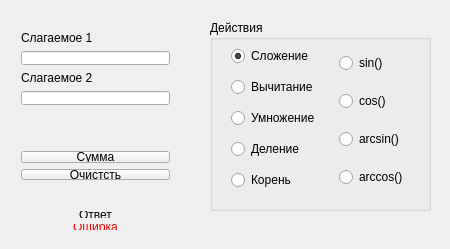
<?xml version="1.0" encoding="UTF-8"?>
<ui version="4.0">
 <class>MainWindow</class>
 <widget class="QMainWindow" name="MainWindow">
  <property name="geometry">
   <rect>
    <x>0</x>
    <y>0</y>
    <width>450</width>
    <height>249</height>
   </rect>
  </property>
  <property name="windowTitle">
   <string>MainWindow</string>
  </property>
  <widget class="QWidget" name="centralWidget">
   <widget class="QGroupBox" name="groupBox_operations">
    <property name="geometry">
     <rect>
      <x>210</x>
      <y>20</y>
      <width>221</width>
      <height>191</height>
     </rect>
    </property>
    <property name="title">
     <string>Действия</string>
    </property>
    <widget class="QWidget" name="layoutWidget">
     <property name="geometry">
      <rect>
       <x>10</x>
       <y>10</y>
       <width>231</width>
       <height>181</height>
      </rect>
     </property>
     <layout class="QHBoxLayout" name="horizontalLayout">
      <item>
       <layout class="QVBoxLayout" name="verticalLayout">
        <item>
         <widget class="QRadioButton" name="radioButton_addition">
          <property name="text">
           <string>Сложение</string>
          </property>
          <property name="checked">
           <bool>true</bool>
          </property>
         </widget>
        </item>
        <item>
         <widget class="QRadioButton" name="radioButton_substraction">
          <property name="text">
           <string>Вычитание</string>
          </property>
         </widget>
        </item>
        <item>
         <widget class="QRadioButton" name="radioButton_multiplication">
          <property name="text">
           <string>Умножение</string>
          </property>
         </widget>
        </item>
        <item>
         <widget class="QRadioButton" name="radioButton_division">
          <property name="text">
           <string>Деление</string>
          </property>
         </widget>
        </item>
        <item>
         <widget class="QRadioButton" name="radioButton_sqrt">
          <property name="text">
           <string>Корень</string>
          </property>
         </widget>
        </item>
       </layout>
      </item>
      <item>
       <layout class="QVBoxLayout" name="verticalLayout_2">
        <item>
         <widget class="QRadioButton" name="radioButton_sin">
          <property name="text">
           <string>sin()</string>
          </property>
         </widget>
        </item>
        <item>
         <widget class="QRadioButton" name="radioButton_cos">
          <property name="text">
           <string>cos()</string>
          </property>
         </widget>
        </item>
        <item>
         <widget class="QRadioButton" name="radioButton_arcsin">
          <property name="text">
           <string>arcsin()</string>
          </property>
         </widget>
        </item>
        <item>
         <widget class="QRadioButton" name="radioButton_arccos">
          <property name="text">
           <string>arccos()</string>
          </property>
         </widget>
        </item>
       </layout>
      </item>
     </layout>
    </widget>
   </widget>
   <widget class="QWidget" name="layoutWidget">
    <property name="geometry">
     <rect>
      <x>10</x>
      <y>140</y>
      <width>171</width>
      <height>51</height>
     </rect>
    </property>
    <layout class="QVBoxLayout" name="verticalLayout_5">
     <item>
      <widget class="QPushButton" name="pushButton_sum">
       <property name="text">
        <string>Сумма</string>
       </property>
      </widget>
     </item>
     <item>
      <widget class="QPushButton" name="pushButton_clear">
       <property name="text">
        <string>Очистсть</string>
       </property>
      </widget>
     </item>
    </layout>
   </widget>
   <widget class="QWidget" name="layoutWidget">
    <property name="geometry">
     <rect>
      <x>10</x>
      <y>20</y>
      <width>171</width>
      <height>96</height>
     </rect>
    </property>
    <layout class="QVBoxLayout" name="verticalLayout_7">
     <item>
      <layout class="QVBoxLayout" name="verticalLayout_6">
       <item>
        <layout class="QVBoxLayout" name="verticalLayout_3">
         <item>
          <widget class="QLabel" name="label_op1">
           <property name="text">
            <string>Слагаемое 1</string>
           </property>
          </widget>
         </item>
         <item>
          <widget class="QLineEdit" name="lineEdit_op1"/>
         </item>
        </layout>
       </item>
       <item>
        <layout class="QVBoxLayout" name="verticalLayout_4">
         <item>
          <widget class="QLabel" name="label_op2">
           <property name="text">
            <string>Слагаемое 2</string>
           </property>
          </widget>
         </item>
         <item>
          <widget class="QLineEdit" name="lineEdit_op2"/>
         </item>
        </layout>
       </item>
      </layout>
     </item>
    </layout>
   </widget>
   <widget class="QWidget" name="layoutWidget">
    <property name="geometry">
     <rect>
      <x>10</x>
      <y>200</y>
      <width>171</width>
      <height>41</height>
     </rect>
    </property>
    <layout class="QVBoxLayout" name="verticalLayout_8">
     <item>
      <widget class="QLabel" name="label_answer">
       <property name="text">
        <string>Ответ</string>
       </property>
       <property name="alignment">
        <set>Qt::AlignCenter</set>
       </property>
      </widget>
     </item>
     <item>
      <widget class="QLabel" name="label_error">
       <property name="palette">
        <palette>
         <active>
          <colorrole role="WindowText">
           <brush brushstyle="SolidPattern">
            <color alpha="255">
             <red>231</red>
             <green>0</green>
             <blue>0</blue>
            </color>
           </brush>
          </colorrole>
          <colorrole role="Text">
           <brush brushstyle="SolidPattern">
            <color alpha="255">
             <red>255</red>
             <green>255</green>
             <blue>255</blue>
            </color>
           </brush>
          </colorrole>
          <colorrole role="ButtonText">
           <brush brushstyle="SolidPattern">
            <color alpha="255">
             <red>231</red>
             <green>0</green>
             <blue>0</blue>
            </color>
           </brush>
          </colorrole>
          <colorrole role="PlaceholderText">
           <brush brushstyle="SolidPattern">
            <color alpha="128">
             <red>180</red>
             <green>0</green>
             <blue>0</blue>
            </color>
           </brush>
          </colorrole>
         </active>
         <inactive>
          <colorrole role="WindowText">
           <brush brushstyle="SolidPattern">
            <color alpha="255">
             <red>231</red>
             <green>0</green>
             <blue>0</blue>
            </color>
           </brush>
          </colorrole>
          <colorrole role="Text">
           <brush brushstyle="SolidPattern">
            <color alpha="255">
             <red>255</red>
             <green>255</green>
             <blue>255</blue>
            </color>
           </brush>
          </colorrole>
          <colorrole role="ButtonText">
           <brush brushstyle="SolidPattern">
            <color alpha="255">
             <red>231</red>
             <green>0</green>
             <blue>0</blue>
            </color>
           </brush>
          </colorrole>
          <colorrole role="PlaceholderText">
           <brush brushstyle="SolidPattern">
            <color alpha="128">
             <red>180</red>
             <green>0</green>
             <blue>0</blue>
            </color>
           </brush>
          </colorrole>
         </inactive>
         <disabled>
          <colorrole role="WindowText">
           <brush brushstyle="SolidPattern">
            <color alpha="127">
             <red>255</red>
             <green>255</green>
             <blue>255</blue>
            </color>
           </brush>
          </colorrole>
          <colorrole role="Text">
           <brush brushstyle="SolidPattern">
            <color alpha="127">
             <red>255</red>
             <green>255</green>
             <blue>255</blue>
            </color>
           </brush>
          </colorrole>
          <colorrole role="ButtonText">
           <brush brushstyle="SolidPattern">
            <color alpha="127">
             <red>255</red>
             <green>255</green>
             <blue>255</blue>
            </color>
           </brush>
          </colorrole>
          <colorrole role="PlaceholderText">
           <brush brushstyle="SolidPattern">
            <color alpha="128">
             <red>231</red>
             <green>231</green>
             <blue>231</blue>
            </color>
           </brush>
          </colorrole>
         </disabled>
        </palette>
       </property>
       <property name="text">
        <string>Ошибка</string>
       </property>
       <property name="scaledContents">
        <bool>false</bool>
       </property>
       <property name="alignment">
        <set>Qt::AlignCenter</set>
       </property>
      </widget>
     </item>
    </layout>
   </widget>
  </widget>
 </widget>
 <layoutdefault spacing="6" margin="11"/>
 <resources/>
 <connections/>
</ui>
